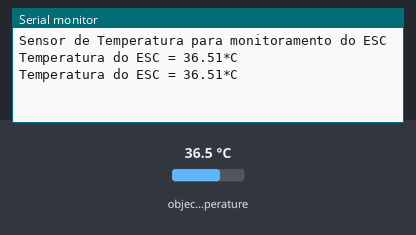
A sketch run on a simulated Arduino Uno, built with avr-gcc and run on an emulated ATmega328P. Parts: the last lines printed to the serial monitor. Inputs (shaded band) come from the test bench; at power-on: object temperature 36.5 °C.

Above: at 1.8 s.
1.9 s: object temperature set to 20 °C
At 2.8 s:
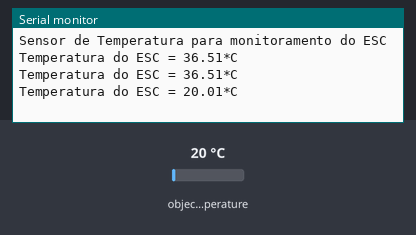
3.4 s: object temperature set to 26 °C
At 4.5 s:
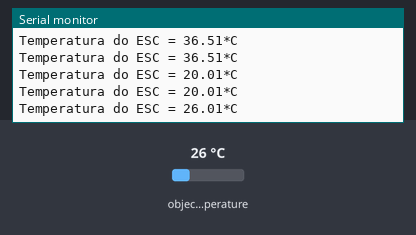
Timing chart, 0 to 6.4 s (numbered marks = the images above; inputs shaded):
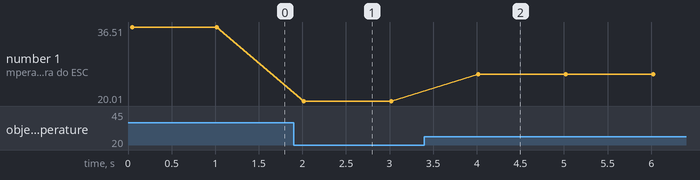

Measured:
- after the input at 1.9 s, the serial monitor: prints a new line after 0.12 s (image 1)
- after the input at 3.4 s, the serial monitor: prints a new line after 0.62 s (image 2)
- plotted number 1: 36.51 → 20.01 after the input at 1.9 s, 20.01 → 26.01 after the input at 3.4 s

The sketch:

CodigoSensorTemp.ino
```cpp
#include <Adafruit_I2CDevice.h>
#include <Adafruit_MLX90614.h>


Adafruit_MLX90614 sensor = Adafruit_MLX90614(); //declaracao do objeto sensor
double temp_obj = 0.0;

void setup() {
  Serial.begin(9600);
  Serial.println("Sensor de Temperatura para monitoramento do ESC");

  sensor.begin(); //inicializando o sensor

}

void funcaoSensor() {  //realiza a leitura e imprime no monitor serial
  temp_obj = sensor.readObjectTempC();

  Serial.print("Temperatura do ESC = ");
  Serial.print(temp_obj);
  Serial.println("*C");
  delay(1000);

}

void loop() {
  funcaoSensor();
}
```
